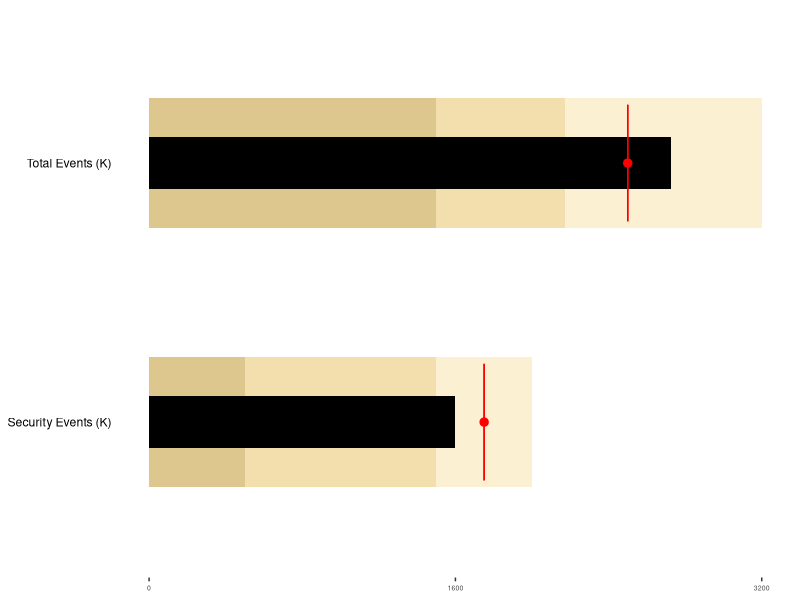
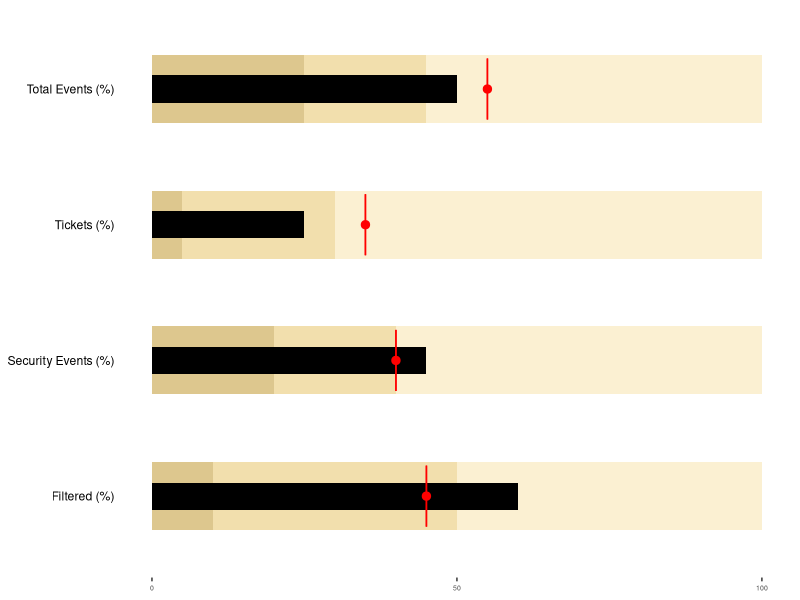

Write R code to recreate these figures, in order.
# 
# MIT License
# 
# Bob Rudis (@hrbrmstr) bob@rudis.net | http://rud.is/b | http://amzn.to/sudabook
#

library(ggplot2)

#
# make a bullet graph (retuns a ggplot2 object)
#
# expects a data frame with columns: measure|high|mean|low|target|value 
#
# which equates to:
#   measure: label of what's being measured
#      high: the high value for the measure
#      mean: the mean value for the measure
#       low: the low value for the measure
#    target: the target value for the measure
#     value: the actual value of the measure
#
# NOTE: you *can* put multiple rows in the data frame, but they should all be at the same
#       scale. That either means normalizing the values or representing them as pecentages.
#       you are better off making multiple, invididual bullet graphs if the scales are
#       very different.
# 
# Adapted from: http://bit.ly/1fs6ooC
#

bullet.graph <- function(bg.data){
	
	# compute max and half for the ticks and labels
	max.bg <- max(bg.data$high)
	mid.bg <- max.bg / 2
	
	gg <- ggplot(bg.data) 
	gg <- gg + geom_bar(aes(measure, high),  fill="goldenrod2", stat="identity", width=0.5, alpha=0.2) 
	gg <- gg + geom_bar(aes(measure, mean),  fill="goldenrod3", stat="identity", width=0.5, alpha=0.2) 
	gg <- gg + geom_bar(aes(measure, low),   fill="goldenrod4", stat="identity", width=0.5, alpha=0.2) 
	gg <- gg + geom_bar(aes(measure, value), fill="black",  stat="identity", width=0.2) 
	gg <- gg + geom_errorbar(aes(y=target, x=measure, ymin=target, ymax=target), color="red", width=0.45) 
	gg <- gg + geom_point(aes(measure, target), colour="red", size=2.5) 
	gg <- gg + scale_y_continuous(breaks=seq(0,max.bg,mid.bg))
	gg <- gg + coord_flip()
	gg <- gg + theme(axis.text.x=element_text(size=5),
									 axis.title.x=element_blank(),
									 axis.line.y=element_blank(), 
									 axis.text.y=element_text(hjust=1, color="black"), 
									 axis.ticks.y=element_blank(),
									 axis.title.y=element_blank(),
									 legend.position="none",
									 panel.background=element_blank(), 
									 panel.border=element_blank(),
									 panel.grid.major=element_blank(),
									 panel.grid.minor=element_blank(),
									 plot.background=element_blank())
	
	return(gg)
	
}

# test it out!

# 5/1 seems to be a good ratio for individual bullet graphs but you
# can change it up to fit your dashboard needs

incidents <- data.frame(
	measure=c("Total Events (K)", "Security Events (K)"),
	high=c(3200,2000),
	mean=c(2170,1500),
	low=c(1500,500), 
	target=c(2500,1750),
	value=c(2726,1600)
)

incidents.bg <- bullet.graph(incidents)
ggsave("incident-total-events.pdf", incidents.bg, width=5, height=2)

incidents.pct <- data.frame(
	measure=c("Total Events (%)", "Security Events (%)", "Filtered (%)", "Tickets (%)"),
	high=c(100,100,100,100),
	mean=c(45,40,50,30),
	low=c(25,20,10,5), 
	target=c(55,40,45,35),
	value=c(50,45,60,25)
)

incidents.pct.bg <- bullet.graph(incidents.pct)
ggsave("incident-total-events-pct.pdf", incidents.pct.bg, width=10, height=5)
